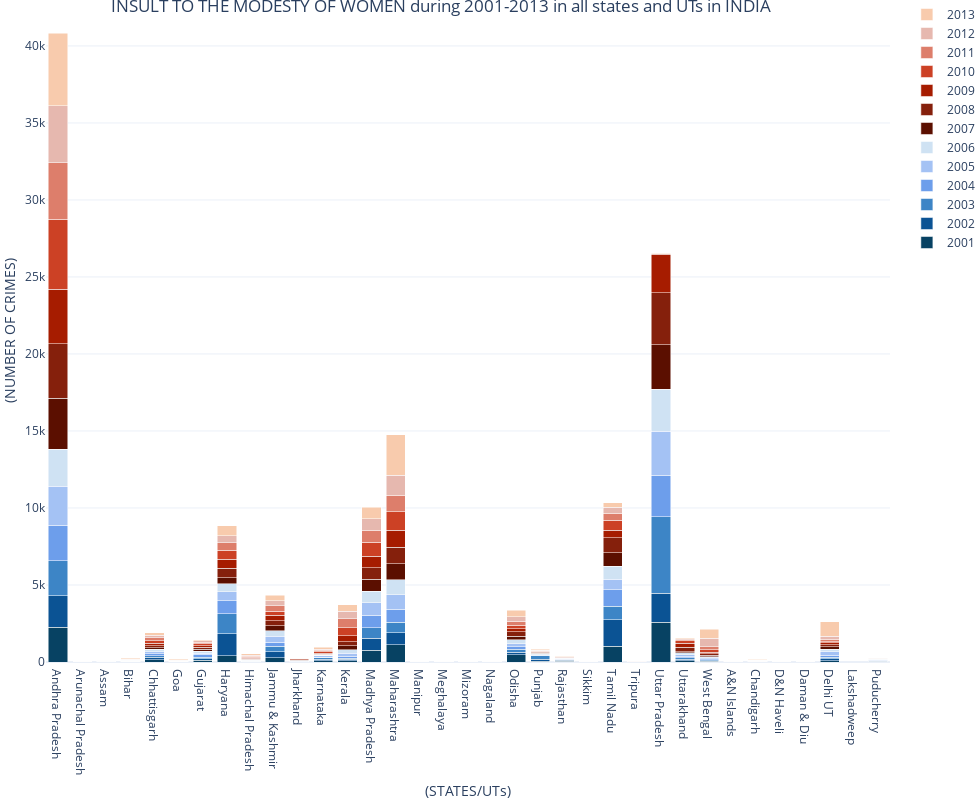

Here is the notebook cell this chart was saved with:
### Code cell
#plotly plot for INSULT TO THE MODESTY OF WOMEN

from plotly.offline import init_notebook_mode, iplot, plot
import plotly as py
init_notebook_mode(connected=True)
import plotly.graph_objects as go
import plotly.express as px
from plotly.tools import FigureFactory as FF
from matplotlib.colors import ListedColormap                             


#stats for INSULT TO THE MODESTY OF WOMEN:-
fig = go.Figure(data=[
    go.Bar(name='2001', x=crime_df['STATE/UT'], y=crime_df4.iloc[0,1:],marker_color = '#074263'),
    go.Bar(name='2002', x=crime_df['STATE/UT'], y=crime_df4.iloc[1,1:],marker_color = '#0B5394'),
    go.Bar(name='2003', x=crime_df['STATE/UT'], y=crime_df4.iloc[2,1:],marker_color = '#3D85C6'),
    go.Bar(name='2004', x=crime_df['STATE/UT'], y=crime_df4.iloc[3,1:],marker_color = '#6D9EEB'),
    go.Bar(name='2005', x=crime_df['STATE/UT'], y=crime_df4.iloc[4,1:],marker_color = '#A4C2F4'),
    go.Bar(name='2006', x=crime_df['STATE/UT'], y=crime_df4.iloc[5,1:],marker_color = '#CFE2F3'),
    go.Bar(name='2007', x=crime_df['STATE/UT'], y=crime_df4.iloc[6,1:],marker_color = '#5B0F00'),
    go.Bar(name='2008', x=crime_df['STATE/UT'], y=crime_df4.iloc[7,1:],marker_color = '#85200C'),
    go.Bar(name='2009', x=crime_df['STATE/UT'], y=crime_df4.iloc[8,1:],marker_color = '#A61C00'),
    go.Bar(name='2010', x=crime_df['STATE/UT'], y=crime_df4.iloc[9,1:],marker_color = '#CC4125'),
    go.Bar(name='2011', x=crime_df['STATE/UT'], y=crime_df4.iloc[10,1:],marker_color = '#DD7E6B'),
    go.Bar(name='2012', x=crime_df['STATE/UT'], y=crime_df4.iloc[11,1:],marker_color = '#E6B8AF'),
    go.Bar(name='2013', x=crime_df['STATE/UT'], y=crime_df4.iloc[12,1:],marker_color = '#F8CBAD')
    ])
# Change the bar mode
fig.update_layout(barmode='stack',
                 title={
        'text': "INSULT TO THE MODESTY OF WOMEN during 2001-2013 in all states and UTs in INDIA",
        'y':1,
        'x':0.45,
        'xanchor': 'center',
        'yanchor': 'top'})

fig.update_layout(
    
    xaxis=dict(
        title='(STATES/UTs)',
        titlefont_size=14,
        tickfont_size=12,
    ),
    yaxis=dict(
        title='(NUMBER OF CRIMES)',
        titlefont_size=14,
        tickfont_size=12,
    ),
    width=980,
    height=800,
    #autosize=True,
    margin=dict(t=0, b=0, l=0, r=0),
    template="plotly_white",
)




fig.show()
#plt.clf()

### Figure 1 — Plotly figure (JSON) as saved in the notebook; plotly's stock layout.template omitted (floating-point values rounded to 4 significant figures; data arrays with more than 128 entries replaced by an {"elided": "..."} marker saying what was removed)
{"data": [{"marker": {"color": "#074263"}, "name": "2001", "type": "bar", "x": {"elided": "210 str values"}, "y": [2271, 3, 4, 21, 161, 7, 111, 401, 14, 288, 5, 81, 81, 751, 1120, 0, 0, 0, 0, 458, 47, 56, 14, 1012, 0, 2575, 84, 48, 1, 15, 0, 0, 90, 0, 27]}, {"marker": {"color": "#0B5394"}, "name": "2002", "type": "bar", "x": {"elided": "210 str values"}, "y": [2024, 2, 7, 6, 147, 6, 104, 1424, 12, 368, 3, 100, 102, 783, 769, 0, 0, 0, 0, 188, 145, 44, 0, 1718, 0, 1887, 97, 34, 3, 28, 0, 0, 128, 0, 26]}, {"marker": {"color": "#3D85C6"}, "name": "2003", "type": "bar", "x": {"elided": "210 str values"}, "y": [2286, 0, 6, 11, 105, 7, 92, 1302, 18, 376, 2, 84, 68, 705, 682, 0, 1, 0, 2, 188, 199, 33, 0, 881, 0, 4970, 98, 71, 2, 4, 0, 0, 105, 0, 27]}, {"marker": {"color": "#6D9EEB"}, "name": "2004", "type": "bar", "x": {"elided": "210 str values"}, "y": [2310, 0, 11, 13, 131, 15, 164, 850, 16, 264, 3, 57, 133, 804, 862, 0, 0, 0, 1, 170, 38, 41, 0, 1081, 0, 2682, 110, 64, 3, 18, 0, 0, 130, 0, 30]}, {"marker": {"color": "#A4C2F4"}, "name": "2005", "type": "bar", "x": {"elided": "210 str values"}, "y": [2508, 0, 19, 13, 132, 8, 104, 597, 29, 371, 36, 71, 175, 792, 919, 0, 0, 4, 0, 184, 43, 28, 0, 665, 1, 2881, 89, 54, 1, 9, 0, 0, 225, 0, 26]}, {"marker": {"color": "#CFE2F3"}, "name": "2006", "type": "bar", "x": {"elided": "210 str values"}, "y": [2411, 2, 10, 53, 143, 7, 138, 491, 31, 347, 44, 38, 222, 762, 984, 0, 0, 0, 2, 247, 60, 31, 0, 852, 0, 2714, 113, 63, 4, 13, 1, 0, 144, 0, 39]}, {"marker": {"color": "#5B0F00"}, "name": "2007", "type": "bar", "x": {"elided": "210 str values"}, "y": [3316, 1, 10, 12, 111, 7, 120, 409, 33, 353, 15, 28, 262, 780, 1039, 0, 1, 0, 1, 241, 48, 28, 0, 875, 4, 2882, 63, 99, 2, 11, 0, 0, 167, 0, 32]}, {"marker": {"color": "#85200C"}, "name": "2008", "type": "bar", "x": {"elided": "210 str values"}, "y": [3551, 1, 2, 21, 125, 12, 122, 605, 41, 296, 23, 44, 258, 758, 1091, 0, 4, 0, 1, 282, 49, 19, 0, 974, 4, 3374, 306, 94, 3, 2, 0, 1, 130, 0, 21]}, {"marker": {"color": "#A61C00"}, "name": "2009", "type": "bar", "x": {"elided": "210 str values"}, "y": [3520, 6, 10, 12, 152, 10, 114, 605, 37, 371, 83, 64, 395, 728, 1099, 2, 1, 1, 0, 210, 33, 24, 0, 501, 5, 2524, 249, 108, 7, 2, 1, 1, 118, 0, 16]}, {"marker": {"color": "#CC4125"}, "name": "2010", "type": "bar", "x": {"elided": "210 str values"}, "y": [4562, 1, 20, 16, 182, 16, 110, 580, 78, 262, 16, 83, 537, 918, 1180, 0, 0, 0, 3, 232, 38, 23, 0, 638, 9, 11, 165, 163, 10, 4, 2, 0, 80, 0, 22]}, {"marker": {"color": "#DD7E6B"}, "name": "2011", "type": "bar", "x": {"elided": "210 str values"}, "y": [3658, 0, 8, 11, 174, 12, 93, 490, 62, 350, 7, 81, 573, 762, 1071, 0, 1, 1, 0, 235, 31, 9, 0, 464, 9, 3, 72, 200, 3, 12, 0, 0, 162, 0, 16]}, {"marker": {"color": "#E6B8AF"}, "name": "2012", "type": "bar", "x": {"elided": "210 str values"}, "y": [3714, 2, 5, 37, 162, 16, 93, 434, 68, 347, 10, 100, 498, 774, 1294, 1, 0, 0, 0, 304, 31, 18, 0, 382, 7, 8, 73, 556, 4, 25, 0, 0, 208, 0, 2]}, {"marker": {"color": "#F8CBAD"}, "name": "2013", "type": "bar", "x": {"elided": "210 str values"}, "y": [4702, 3, 14, 52, 180, 54, 77, 643, 111, 354, 18, 137, 404, 736, 2632, 0, 0, 0, 1, 426, 67, 25, 0, 313, 7, 25, 72, 577, 8, 26, 1, 0, 916, 0, 8]}], "layout": {"barmode": "stack", "height": 800, "margin": {"b": 0, "l": 0, "r": 0, "t": 0}, "title": {"text": "INSULT TO THE MODESTY OF WOMEN during 2001-2013 in all states and UTs in INDIA", "x": 0.45, "xanchor": "center", "y": 1, "yanchor": "top"}, "width": 980, "xaxis": {"tickfont": {"size": 12}, "title": {"font": {"size": 14}, "text": "(STATES/UTs)"}}, "yaxis": {"tickfont": {"size": 12}, "title": {"font": {"size": 14}, "text": "(NUMBER OF CRIMES)"}}}}
